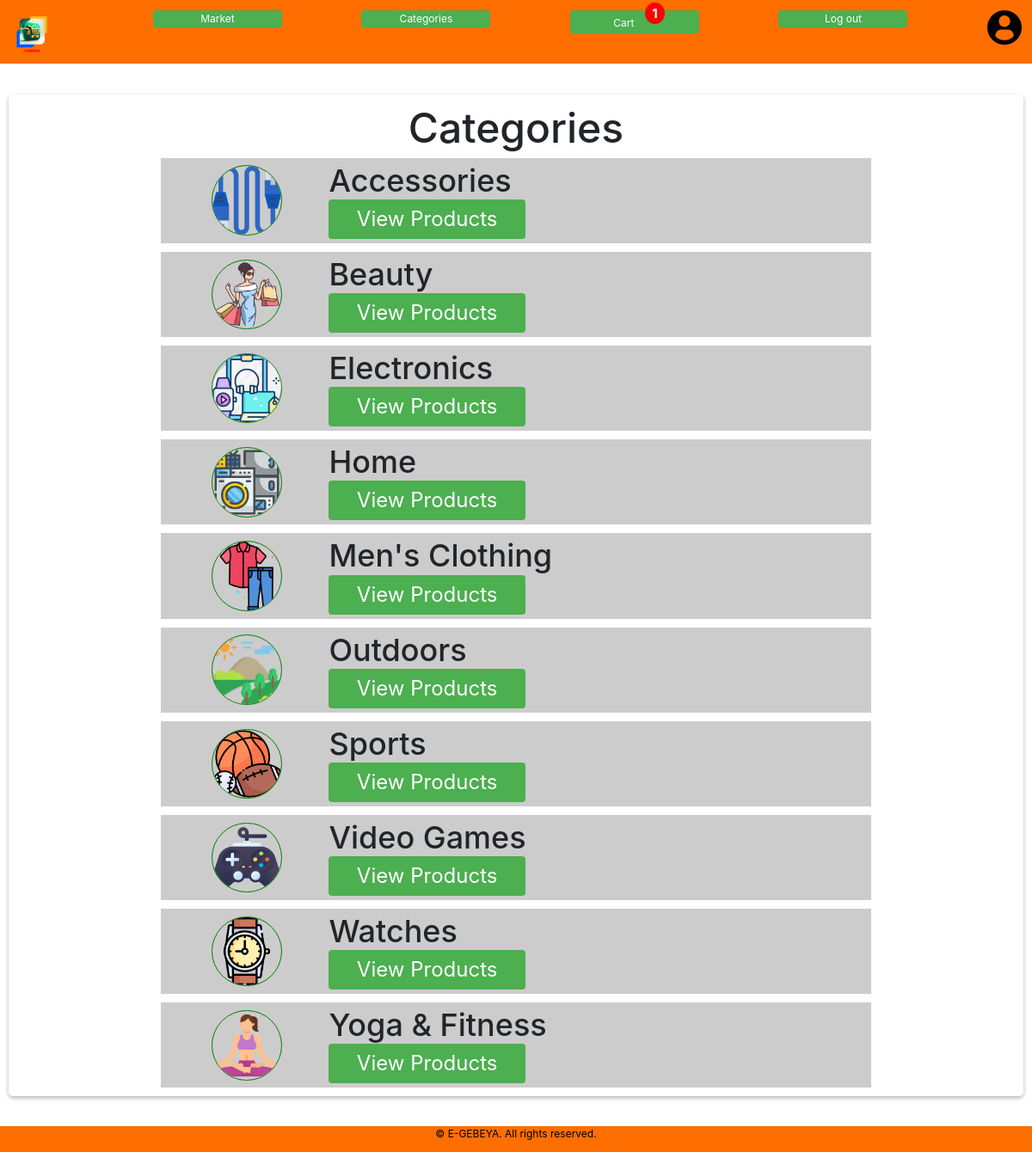
/products (signed in), run on the app's committed database.
### packages/models.py (models this page shows)
class Category(db.Model):
    id = db.Column(db.Integer(), primary_key=True)
    name = db.Column(db.String(length=20), nullable=False, unique=True)
    image = db.Column(db.String(length=20), nullable=False, unique=True)

### packages/routes.py (the view)
@app.route('/products')
@login_required
def products():
    categories = Category.query.all()
    return render_template('products.html', categories=categories)

### packages/models.py (called while the page is built)
@login_manager.user_loader
def Load_user(user_id):
    return User.query.get(int(user_id))

### packages/routes.py (called while the page is built)
def get_cart_count():
    if current_user.is_authenticated:
        cart_count = Cart.query.filter_by(user_id=current_user.id).count()
        return cart_count
    return 0

@app.context_processor
def inject_cart_count():
    cart_count = get_cart_count()
    return dict(cart_count=cart_count)

### packages/templates/products.html (shortened to what this page needs)
{% extends 'base.html' %}
{% block css %}
<link href="{{ url_for('static', filename='base.css') }}" rel="stylesheet">
<link href="{{ url_for('static', filename='products.css') }}" rel="stylesheet">
{% endblock %}
{% block content %}
<h1>Categories</h1>
<div id="categories-grid">
    {% for category_info in categories %}
    <div id="category-card">
        <img alt="{{ category_info.name }}" class="category-icons" src="{{ category_info.image }}">
        <div id="category-name">
            <h3>{{ category_info.name }}</h3>
            <a href="/category/{{ category_info.name }}" id="view-product-button">View Products</a>
        </div>
    </div>
    {% endfor %}
</div>
{% endblock %}

### packages/templates/base.html (shortened to what this page needs)
<!DOCTYPE html>
<html lang="en">
<head>
    <link href="{{ url_for('static', filename='base.css') }}" rel="stylesheet">
    <link rel="stylesheet" href="https://cdn.jsdelivr.net/npm/bootstrap@4.5.3/dist/css/bootstrap.min.css">
    {% block css %}
    {% endblock %}
</head>
<header>
    <div id="navbar">
        <div id="top-section">
            <img alt="eGEBEYA Logo" id="logo" src="{{ url_for('static', filename='images/eGEBEYA.png') }}">
            {% if current_user.is_authenticated %}
            <button><a href="{{ url_for('market') }}" id="nav-anchor">Market</a></button>
            <button><a href="{{ url_for('products') }}" id="nav-anchor">Categories</a></button>
            <button><a href="{{ url_for('cart') }}" id="nav-anchor">Cart</a>
                {% if cart_count > 0 %}
                <span class="badge badge-danger">{{ cart_count }}</span>
                {% endif %}
            </button>
            <button><a href="{{ url_for('logout')}}" id="nav-anchor">Log out</a></button>
            {% endif %}
            {% if current_user.is_authenticated %}
            <a href="{{ url_for('dashboard') }}" ><img class="icon" id="profile-icon" src="{{ url_for('static', filename='icons/profile-user.png') }}"></a>
            {% endif %}
    </div>
</header>
<body>
<div id="container">
    {% block content %}
    {% endblock %}
</div>
</body>
<footer>
    <a href="{{ url_for('about') }}" id="nav-anchor">
        <p style="color: black;">&copy; E-GEBEYA. All rights reserved.</p>
    </a>
</footer>
</html>

### packages/static/base.css (style rules this page uses)
html { box-sizing: border-box; font-family: 'Courier New', Courier, monospace; font-size: 12px; }
* { box-sizing: border-box; }
*, *:before, *:after { box-sizing: inherit; }
body { margin: 0; }
.badge { position: relative; top: -10px; right: -10px; background-color: red; color: white; border-radius: 50%; padding: 5px 8px; font-size: 15px; }
#navbar { max-width: 100%; display: flex; flex-direction: column; width: 100%; background-color: #ff6e00; position:fixed; top: 0; right: 0; left: 0; }
#top-section { display: flex; justify-content: space-between; flex-grow: 1; padding: 1%; }
#profile-icon { width: 45px; height: 45px; margin: auto; }
#nav-anchor { text-decoration: none; color: #fff; white-space: nowrap; font-size: 3vw; flex-grow: 1; }
#profile-icon { margin-left: auto; margin-right: auto; }
#navbar button { background-color: #4CAF50; font-size: 10px; min-width: fit-content; max-width: fit-content; border: none; border-radius: 4px; cursor: pointer; flex-grow: 1; margin-right: 7px; }
#container { max-width: 100%; background-color: #fff; border-radius: 5px; box-shadow: 0 2px 5px rgba(0, 0, 0, 0.3); text-align: center; margin-bottom: 40px; margin-top: 110px; margin-right: 10px; margin-left: 10px; }
footer { position: fixed; bottom: 0; left: 0; right: 0; width: 100%; background-color: #ff6e00; text-align: center; font-size: 2vw; }
#logo { width: 40px; height: 40px; border-radius: 10px; margin-right: 10px; }
@media (min-width: 768px) { #container { margin-bottom: 65px; margin-top: 110px; } }
@media (min-width: 768px) { #navbar { max-width: 100%; display: flex; flex-direction: row; background-color: #ff6e00; position:fixed; top: 0; right: 0; left: 0; max-height: 10%; } }
@media (min-width: 768px) { #top-section { width: 49%; } }
@media (min-width: 768px) { #nav-anchor { text-decoration: none; color: #fff; white-space: nowrap; font-size: 1vw; flex-grow: 1; } }
@media (min-width: 768px) { #navbar button { background-color: #4CAF50; min-width: fit-content; max-width: 150px; height: auto; max-height: fit-content; border: none; border-radius: 4px; cursor: pointer; flex-grow: 1; margin-right: 1%; } }
@media (min-width: 768px) { #profile-icon { width: 40px; height: 40px; } }
@media (min-width: 768px) { #logo { width: 50px; height: auto; border-radius: 10px; margin-right: 3%; max-width: fit-content; } }
@media (min-width: 768px) { footer { font-size: 1vw; } }

### packages/static/products.css (style rules this page uses)
h1 { font-size: 4vw; padding-top: 10px; }
#categories-grid { display: flex; flex-direction: column; }
#category-name { display: flex; flex-direction: column; align-items: flex-start; flex-basis: 70%; }
#category-card { display: flex; flex-direction: row; justify-content: space-evenly; align-items: center; padding: 5px; text-align: center; margin: 10px; background-color: #ccc; }
#category-card h3 { margin: 0; font-size: 6vw; white-space: nowrap; }
#category-card img { width: 20%; border-radius: 100px; border: 1px solid green; }
#view-product-button { background-color: #4CAF50; font-size: 3vw; width: 50%; height: 40%; min-width: 20%; border: none; border-radius: 4px; cursor: pointer; flex-grow: 1; color: white; text-decoration: none; white-space: nowrap; padding: 5px; }
@media (min-width: 768px) { #category-card h3 { margin: 0; font-size: 3vw; white-space: nowrap; } }
@media (min-width: 768px) { #category-card img { width: 10%; border-radius: 50%; border: 1px solid green; } }
@media (min-width: 768px) { #view-product-button { font-size: 2vw; width: 40%; } }
@media (min-width: 768px) { #category-card { width: 70%; align-self: center; margin-top: 0; } }
@media (min-width: 768px) { #categories-grid { display: flex; flex-direction: column; justify-content: center; } }

### data on the page
Category: image (picture), name "Accessories"
Category: image (picture), name "Beauty"
Category: image (picture), name "Electronics"
Category: image (picture), name "Home"
Category: image (picture), name "Men's Clothing"
Category: image (picture), name "Outdoors"
Category: image (picture), name "Sports"
Category: image (picture), name "Video Games"
Category: image (picture), name "Watches"
Category: image (picture), name "Yoga & Fitness"

### other printed values
{{ cart_count }} "1"
